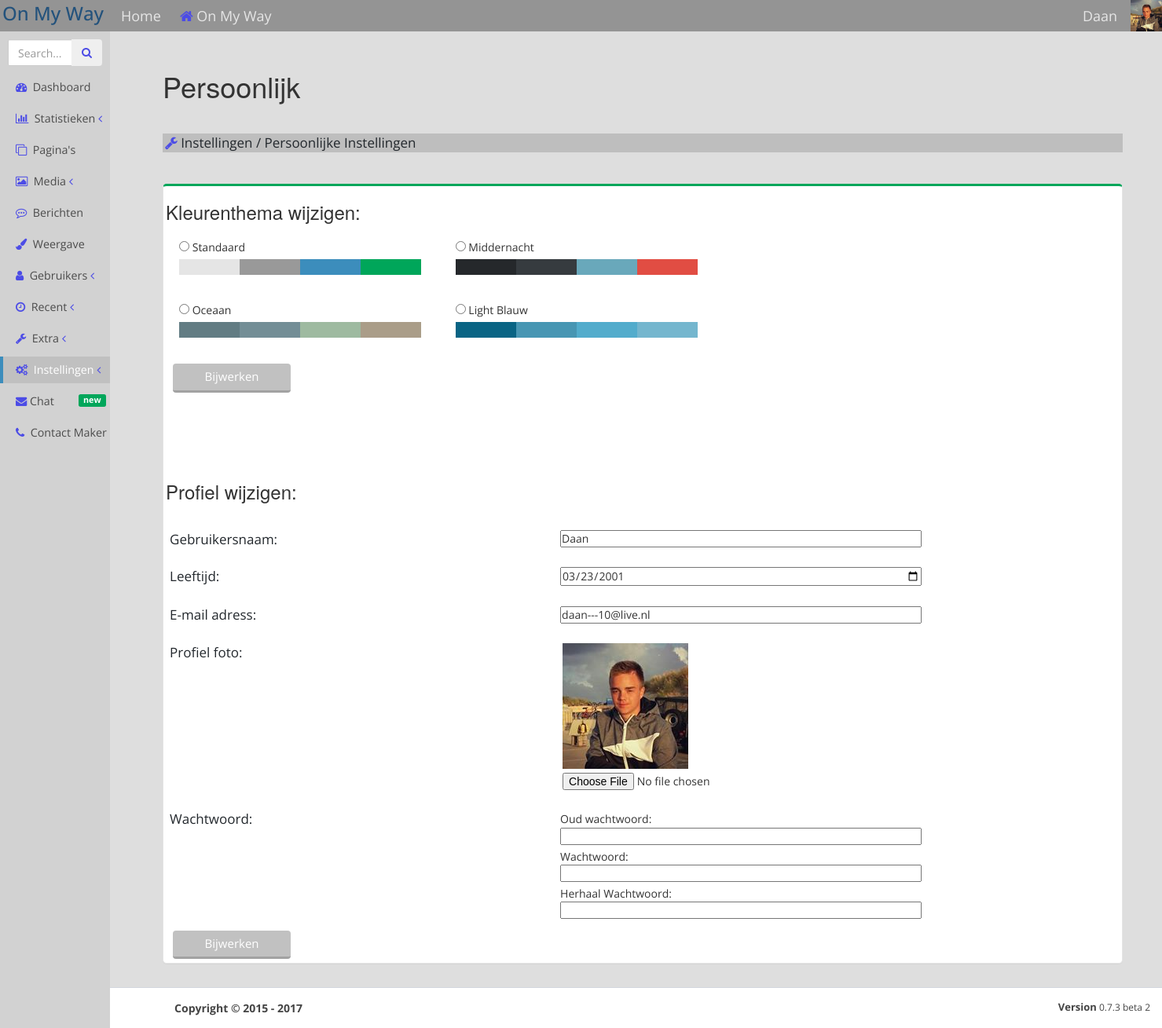
The app's page /admin/user-edit.php?user=2 (signed in) with its own data.
### tables this page shows
CREATE TABLE `users` (
  `user_id` int(11) NOT NULL,
  `user_name` varchar(50) NOT NULL,
  `user_pass` varchar(50) NOT NULL,
  `user_email` varchar(100) NOT NULL,
  `user_age` date NOT NULL,
  `user_date` timestamp NOT NULL DEFAULT CURRENT_TIMESTAMP,
  `user_level` int(1) NOT NULL,
  `user_theme` varchar(255) NOT NULL,
  `user_img` varchar(300) NOT NULL
);

### admin/user-edit.php (the view, shortened to what this page needs)
<?php
$local_page = "<i class='fa fa-wrench'>&nbsp;</i>Instellingen / Persoonlijke Instellingen";
include "top_admin.php";
if($_SESSION['user_level'] == 1){
$user_id = $_GET['user'];
$SQL = "SELECT user_name, user_id, user_theme, user_img, user_email, user_age FROM users WHERE user_id = '" . $user_id . "'";
$result = $connection_WB->query($SQL);
$row = $result->fetch_assoc();
?>
<div id="welcome_message">
	<article>
		<p>
		<h3>Kleurenthema wijzigen:</h3>
		<form method="POST" action="user-edit_process.php" class="new_post" id="color_form">
			<label id="color_label">
				<div class="color-option ">
				<input type="radio" name="gender" name="post_title" value="normal" id="user_theme">
				<table class="color-palette" style="margin-top:0px;">
				<label for="admin_color_midnight">Standaard</label>
					<tbody><tr disable>
									<td style="background-color: #e5e5e5">&nbsp;</td>
									<td style="background-color: #999">&nbsp;</td>
									<td style="background-color: #3c8dbc">&nbsp;</td>
									<td style="background-color: #00a65a">&nbsp;</td>
								</tr>
				</tbody></table>
				</div>
			</label>
			<label id="color_label">
				<div class="color-option ">
				<input type="radio" name="gender" name="post_title" value="red-dark" id="user_theme">
				<table class="color-palette" style="margin-top:0px;">
				<label for="admin_color_midnight">Middernacht</label>
					<tbody><tr disable>
									<td style="background-color: #25282b">&nbsp;</td>
									<td style="background-color: #363b3f">&nbsp;</td>
									<td style="background-color: #69a8bb">&nbsp;</td>
									<td style="background-color: #e14d43">&nbsp;</td>
								</tr>
				</tbody></table>
				</div>
			</label>
			<label id="color_label">
				<div class="color-option ">
				<input type="radio" name="gender" name="post_title" value="oceaan" id="user_theme">
				<table class="color-palette" style="margin-top:0px;">
				<label for="admin_color_midnight">Oceaan</label>
					<tbody><tr disable>
									<td style="background-color: rgb(98, 124, 131);">&nbsp;</td>
									<td style="background-color: #738e96">&nbsp;</td>
									<td style="background-color: rgb(158, 186, 160);">&nbsp;</td>
									<td style="background-color: #aa9d88">&nbsp;</td>
								</tr>
				</tbody></table>
				</div>
			</label>
			<label id="color_label">
				<div class="color-option ">
				<input type="radio" name="gender" name="post_title" value="light-blue" id="user_theme">
				<table class="color-palette" style="margin-top:0px;">
				<label for="admin_color_midnight">Light Blauw</label>
					<tbody><tr disable>
									<td style="background-color: #096484">&nbsp;</td>
									<td style="background-color: #4796b3">&nbsp;</td>
									<td style="background-color: #52accc">&nbsp;</td>
									<td style="background-color: #74B6CE">&nbsp;</td>
								</tr>
				</tbody></table>
				</div>
			</label>
			<label id="disable" disable>
				<input type="submit" value="Bijwerken" class="submit" />
			</label>
			</p>
	</article>
	<article>
		<p>
		<h3>Profiel wijzigen:</h3>
		<br />
		<div id="name_change_right">
			<form method="POST" action="name-edit.php" class="new_post" enctype="multipart/form-data">
					<label for="user_name">
						<p><span>Gebruikersnaam:</span>&nbsp;&nbsp;&nbsp;&nbsp;&nbsp;</p>
						<input style="margin-left:500px; margin-top:-24px;" type="text" name="user_name" id="user_name" value="<?php echo $row['user_name'] ?>" /><br/>
					</label>
					<label for="user_age">
						<p><span>Leeftijd:</span>&nbsp;&nbsp;&nbsp;&nbsp;&nbsp;</p>
						<input style="margin-left:500px; margin-top:-24px;" type="date" name="user_age" id="user_age" value="<?php echo $row['user_age'] ?>" /><br/>
					</label>
					<label for="user_email">
						<p><span>E-mail adress:</span>&nbsp;&nbsp;&nbsp;&nbsp;&nbsp;</p>
						<input style="margin-left:500px; margin-top:-24px;" type="text" name="user_email" id="user_email" value="<?php echo $row['user_email'] ?>" /><br/>
					</label>
					<label for="user_img">
						<p><span>Profiel foto:</span>&nbsp;&nbsp;&nbsp;&nbsp;&nbsp;</p>
						<a class="example-image-link" href="<?php echo $row['user_img'] ?>" data-lightbox="Galerij"><img class="example-image" style="margin-left:500px; margin-top:-24px;" src="<?php echo $row['user_img'] ?>" /></a><input type="file" name="fileToUpload" id="fileToUpload" style="margin-left:503px; margin-top:5px;"><br/>
					</label>
					<label for="user_pass">
						<p><span>Wachtwoord:</span>&nbsp;&nbsp;&nbsp;&nbsp;&nbsp;</p>
					</label>
					<label for="password_old" style="margin-left:500px; margin-top:-28px;">
						<span>Oud&nbsp;wachtwoord:</span>
						<input type="password" name="user_pass_old" id="password_old">
					</label>
					<label for="password" style="margin-left:500px;">
						Wachtwoord:
						<input type="password" name="user_pass" id="password">
					</label>
					<label for="password_check" style="margin-left:500px; margin-top:px;">
						Herhaal Wachtwoord:
						<input type="password" name="user_pass_check" id="password_check">
					</label>
					<label id="disable" disable>
					<input type="submit" value="Bijwerken" class="submit" />
				</label>
			</form>
		</div>
	</article>
</div>
<?php
include "bottom_admin.php"
?>
<?php
}else{
include "forbidden.php"
?>
<?php
}
?>

### admin/CSS/normal/main_stylesheet_admin.css (style rules this page uses)
* { margin: 0; padding: 0; }
html { background-size: auto 100%; background-repeat: no-repeat; width: 100%; height: 100%; min-width: 1000px; background-color:rgb(222,222,222); }
body { width: 100%; height: 100%; }

### admin/CSS/normal/wide_stylesheet_admin.css (style rules this page uses)
* { margin: 0; padding: 0; }
html { background-size: auto 100%; background-repeat: no-repeat; width: 100%; height: calc (100% + 20px); min-width: 1000px; }
body { width: 100%; height: 100%; background-color: transparent; }
a { color:rgba(35,40,45,1); font-size:15px; text-decoration: none; font-family: 'Open Sans', sans-serif; }
p { color:rgba(35,40,45,1); font-size:17px; font-family: 'Open Sans', sans-serif; margin-left:3px; }
#middle_body_wrapper a { margin-left:3px; }
h3 { margin: 1.33em 0 0; font-size: 16px; margin-left:3px; }
h1,h3,h4,h5,h6 { color:rgba(35,40,45,1); font-family: 'Open Sans', sans-serif; }
#welcome_message { background-color:rgb(255,255,255); position:center; float:center; margin-right:50px; margin-top:40px; border: 1px solid #e5e5e5; box-shadow: 0 1px 1px rgba(0,0,0,.04); border-top-color: #00a65a; border-top-width: 3px; border-radius: 5px; }
#color_label { display: inline-block; width:348px; }
.color-option { display: inline-block; padding: 5px 15px 15px; -webkit-box-sizing: border-box; -moz-box-sizing: border-box; box-sizing: border-box; margin-bottom: 3px; cursor: pointer; }
#color_form { height:300px; }
#disable { margin-left:10px; }

### admin/CSS/normal/table_stylesheet.css (style rules this page uses)
table:not([disable]) { width: 100%; max-height: 576px; border-spacing: 0; margin-top:40px; }
table>tbody { overflow:scroll; }
table>tbody>tr>td { font-family: 'Open Sans', sans-serif; }

### admin/CSS/normal/form_stylesheet.css (style rules this page uses)
form { font-family: Open Sans; width: 800px; height: auto; }
form>label:not([disable]) { width: 800px; display: block; margin-top: 5px; padding-left: 5px; padding-right: 5px; }
form>label>span { width: 95px; padding-right: 5px; display: block; text-align: right; line-height: 22px; }
form>label>input, form>label>select { width: 460px; display: block; line-height: 18px; font-family: Open Sans; }
form>label>input.submit { margin-top: 10px; width: 150px; font-family: 'Open Sans', sans-serif; border: 0; border-bottom: solid 3px rgb(162, 162, 162); color: #fff; background: #c1c1c1; outline: none !important; display: inline-block; padding: 6px 2px; margin-bottom: 0; font-size: 15px; font-weight: 400; line-height: 1.42857143; text-align: center; white-space: nowrap; vertical-align: middle; -ms-touch-action: manipulation; touch-action: manipulation; cursor: pointer; -webkit-user-select: none; -moz-user-select: none; -ms-user-select: none; user-select: none; border-radius: 4px; margin-left:2px; }

### admin/CSS/normal/classes.css (style rules this page uses)
.fa { color:rgb(76,76,230); }
.color-option { display: inline-block; width: 100%; padding: 5px 15px 15px; -webkit-box-sizing: border-box; -moz-box-sizing: border-box; box-sizing: border-box; margin-bottom: 3px; cursor: pointer; }

### records on screen
users: user_name "Daan", user_age "03/23/2001", user_email "daan---10@live.nl", user_img (picture)

### other values on screen
$_SESSION['user_name'] "Daan"
$page_name "Persoonlijk"
